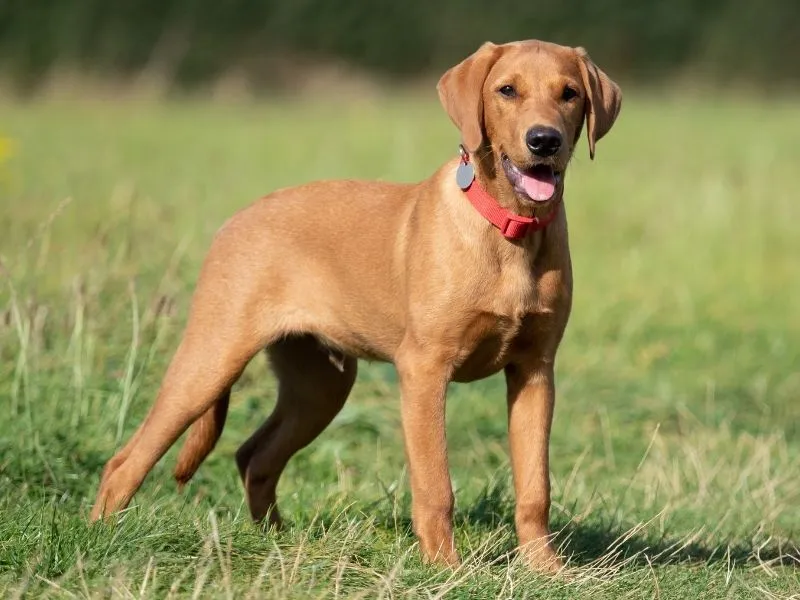
#> input picture images/dog.png, 800 x 600 px
$ jupyter execute practice1.ipynb
#> lines starting #> are read from the running program, lines starting #| are printed output that depends on the picture
[cell 1]
import cv2
import matplotlib.pyplot as plt
import numpy as np

[cell 2]
# --- Step 1: Load the image ---
img = cv2.imread("images/dog.png")
#> img is the input picture: shape (600, 800, 3); mean B, G, R 85.4, 137.1, 142.9

[cell 3]
# --- Step 2: Convert to grayscale ---

gray = cv2.cvtColor(img, cv2.COLOR_BGR2GRAY)
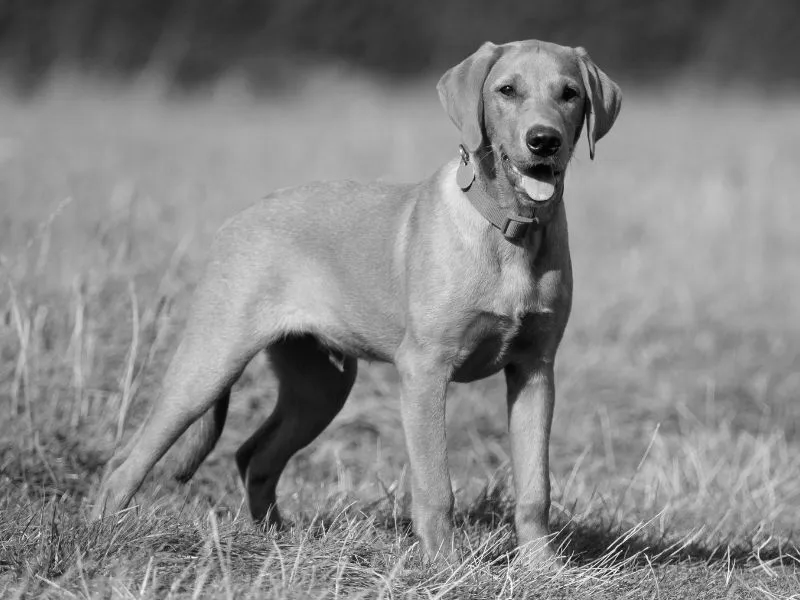
#> gray: shape (600, 800); min 1, max 252, mean 132.9

[cell 4]
# --- Step 3: Apply histogram equalization ---
equalized = cv2.equalizeHist(gray)
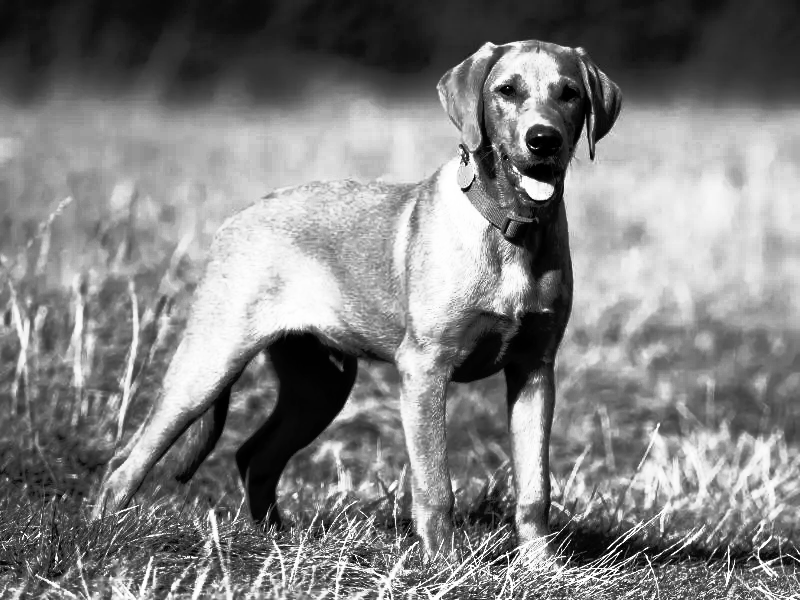
#> equalized: shape (600, 800); min 0, max 255, mean 128.6

[cell 5]
plt.figure(figsize=(12, 4))

# converting opencv to matplotlib
plt.subplot(1,3,1)
plt.axis("off")
plt.imshow(cv2.cvtColor(img, cv2.COLOR_BGR2RGB))
plt.title("Original")

# grayscale plot
plt.axis("off")
plt.subplot(1,3,2)
plt.title("GRAYSCALE")
plt.imshow(gray, cmap="gray")

# eualized plot
plt.axis("off")
plt.subplot(1,3,3)
plt.title("Equalized")
plt.imshow(equalized, cmap="gray")
plt.tight_layout
plt.show()
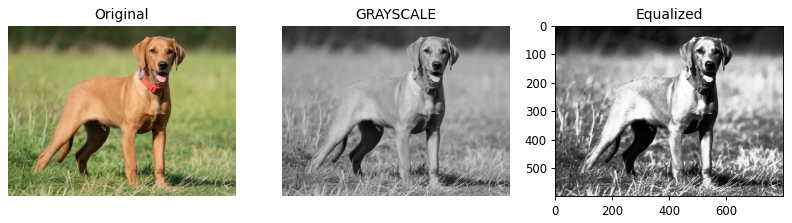
#> figure drawn by matplotlib, 3 panels

[cell 6]
# --- Step 4: Plot the histogram ---
# this will plot the histogram of the original image, you can also plot the histogram of the equalized image by replacing img with equalized
plt.hist(img.ravel(), 256, [0,256]) # plot histogram
plt.title("Histogram")
plt.xlabel("Pixel Intensity")
plt.ylabel("Frequency")
plt.show()
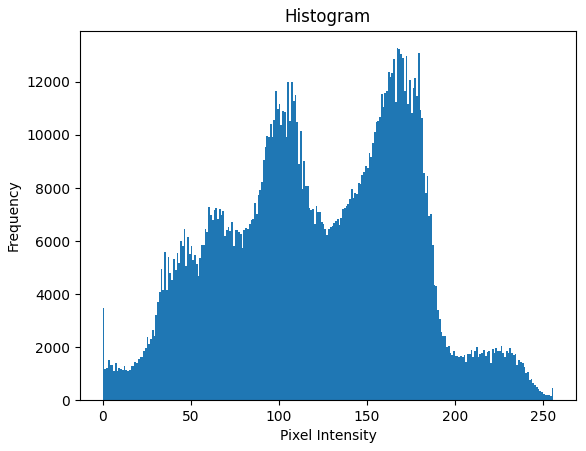
#> figure drawn by matplotlib, 1 panel; tallest bar 13271 high, from x = 167 to 168

plt.hist(equalized.ravel(), 256, [0,256]) # the ravel() function flattens the image array into a 1D array, which is required for the histogram function
#  also, the 256 is the number of bins for the histogram, and [0,256] is the range of pixel intensity values (0 to 255)

# bins are the intervals that the pixel intensity values are grouped into for the histogram. In this case, we have 256 bins, which means that each bin will represent a range of pixel intensity values (e.g., 0-1, 1-2, ..., 254-255). The histogram will count how many pixels fall into each bin, giving us a frequency distribution of pixel intensities in the image.
plt.title(" Equalized Histogram")
plt.xlabel("Pixel Intensity")
plt.ylabel("Frequency")
plt.show()
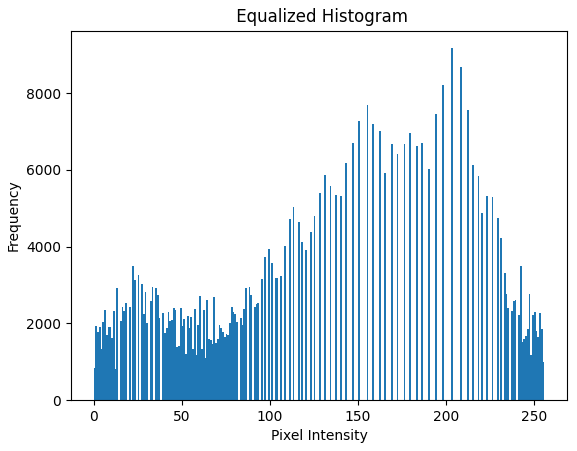
#> figure drawn by matplotlib, 1 panel; tallest bar 9171 high, from x = 203 to 204

$ run again, with images/gradient.png copied over images/dog.png
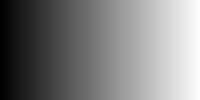
#> input picture images/gradient.png, 200 x 100 px
#> img is the input picture: shape (100, 200, 3); min 0, max 253, mean 126.4
#> `plt.show()`:
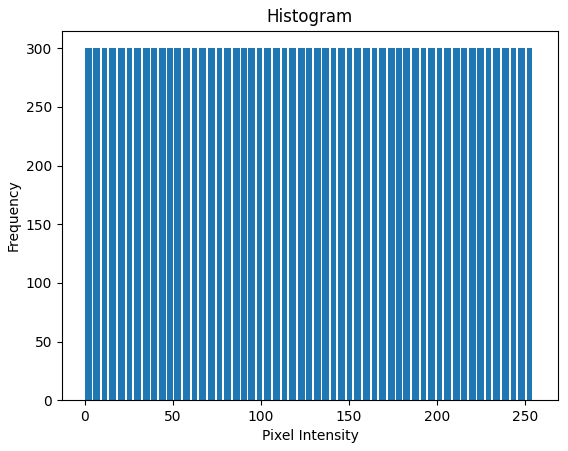
#> figure drawn by matplotlib, 1 panel
#> `plt.show()`:
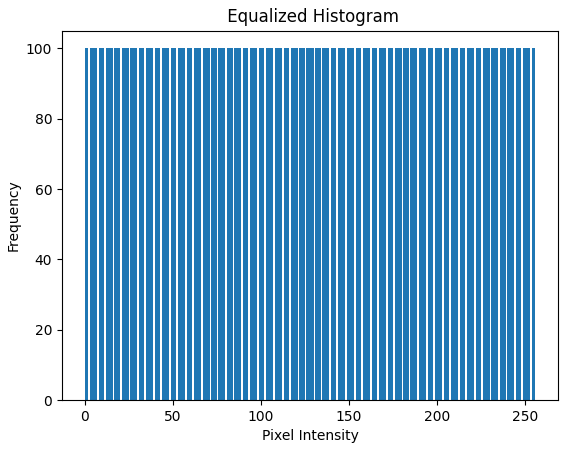
#> figure drawn by matplotlib, 1 panel
